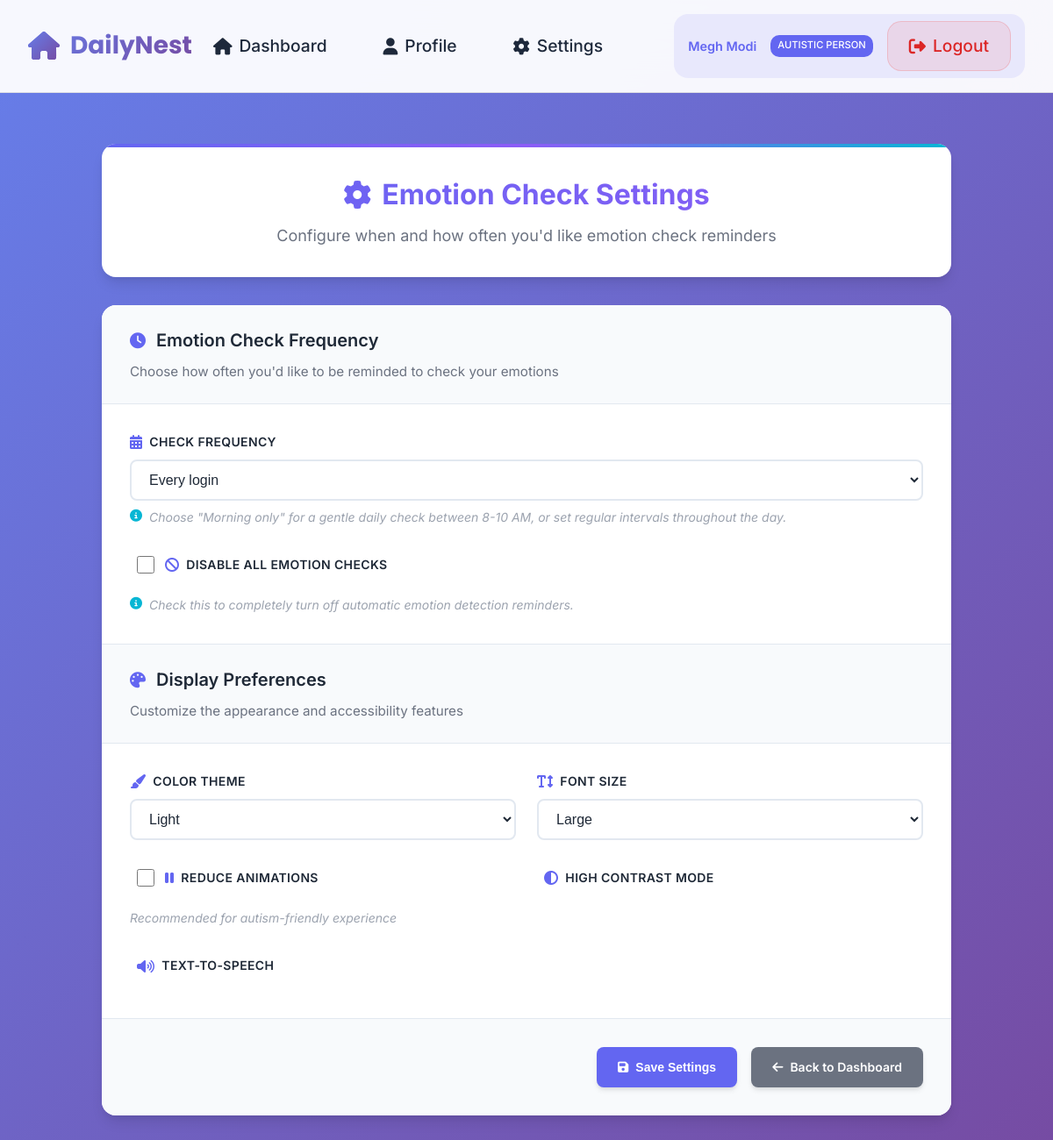
/settings/emotion/ (signed in), run on an earlier commit of the app's database.
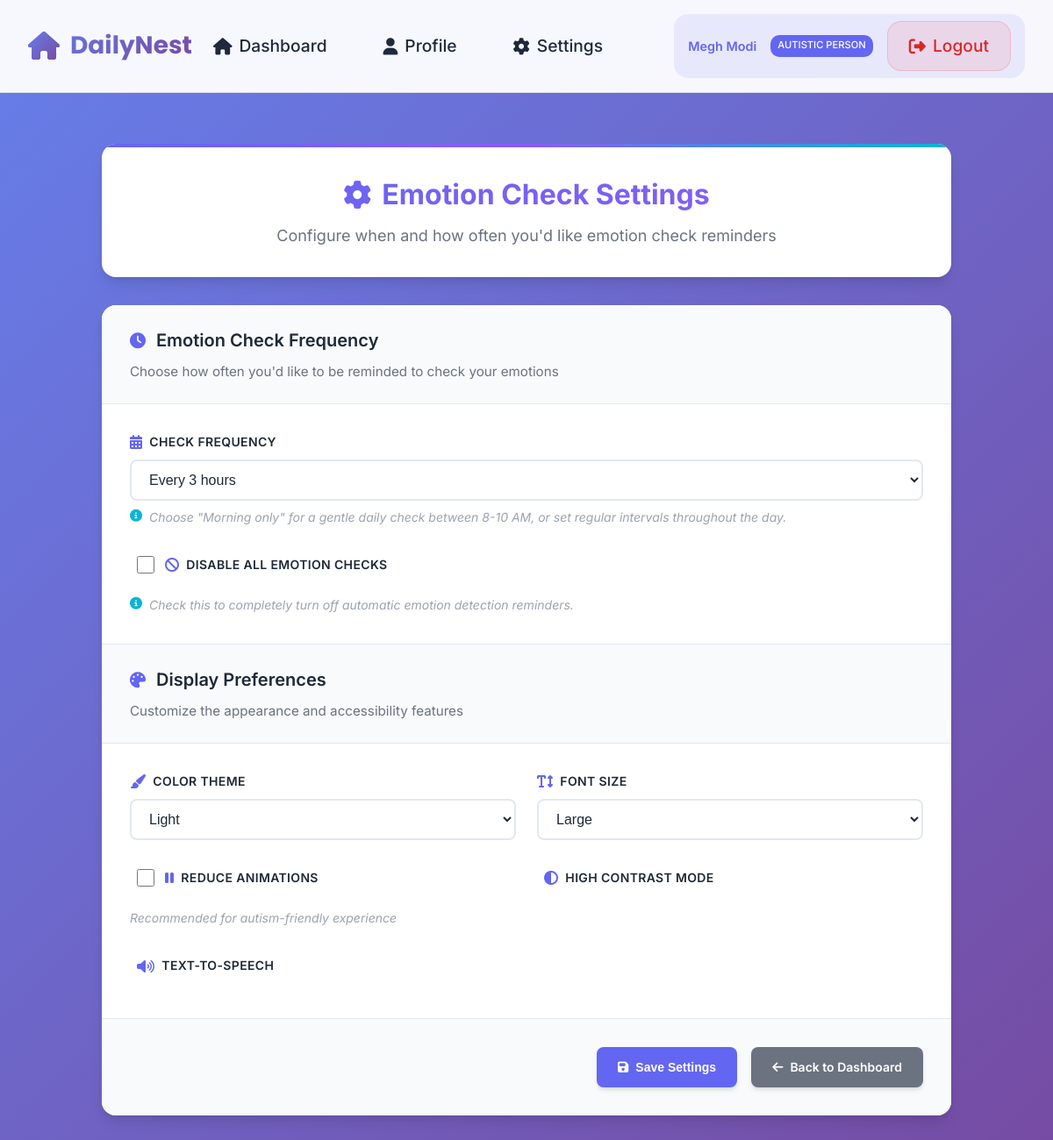
And on a later commit of the database.
### DailyNest/models.py (models this page shows, shortened)
class CustomUser(AbstractUser):
    ROLE_CHOICES = [
        ('admin', 'Admin'),
        ('autistic_person', 'Autistic Person'),
    ]
    name = models.CharField(max_length=150, help_text="Full name of the user")
    email = models.EmailField(unique=True, help_text="Email address for login")
    role = models.CharField(max_length=20, choices=ROLE_CHOICES, default='autistic_person')
    created_at = models.DateTimeField(auto_now_add=True)
    is_email_verified = models.BooleanField(
        default=False,
        help_text="Whether the email has been verified"
    )
    email_verification_token = models.UUIDField(
        default=None,
        null=True,
        blank=True,
        editable=False,
        help_text="Token for email verification"
    )
    email_verification_sent_at = models.DateTimeField(
        null=True,
        blank=True,
        help_text="When the verification email was sent"
    )
    caregiver_pin = models.CharField(max_length=128, blank=True, null=True, help_text="6-digit PIN for caregiver mode access")
    caregiver_mode_enabled = models.BooleanField(default=False, help_text="Whether caregiver mode is set up")
    phone = models.CharField(max_length=20, blank=True, null=True, help_text="Phone number")
    date_of_birth = models.DateField(blank=True, null=True, help_text="Date of birth")
    address = models.TextField(blank=True, null=True, help_text="Home address")
    emergency_contact = models.CharField(max_length=150, blank=True, null=True, help_text="Emergency contact name")
    emergency_phone = models.CharField(max_length=20, blank=True, null=True, help_text="Emergency contact phone")
    bio = models.TextField(blank=True, null=True, help_text="Personal bio or notes")
    profile_picture = models.ImageField(upload_to='profile_pics/', blank=True, null=True, help_text="Profile picture")
    USERNAME_FIELD = 'email'
    REQUIRED_FIELDS = ['username', 'name']

class UserPreference(models.Model):
    THEME_CHOICES = [
        ('light', 'Light'),
        ('dark', 'Dark'),
        ('high-contrast', 'High Contrast'),
    ]
    FONT_SIZE_CHOICES = [
        ('small', 'Small'),
        ('medium', 'Medium'),
        ('large', 'Large'),
    ]
    EMOTION_CHECK_INTERVALS = [
        (0, 'Disabled'),
        (3, 'Every 3 hours'),
        (6, 'Every 6 hours'),
        (12, 'Every 12 hours'),
        (24, 'Daily'),
        (-1, 'Morning only (8-10 AM)'),
        (-2, 'Every login'),
    ]
    user = models.OneToOneField('CustomUser', on_delete=models.CASCADE, related_name='preferences')
    theme = models.CharField(max_length=20, choices=THEME_CHOICES, default='light')
    font_size = models.CharField(max_length=10, choices=FONT_SIZE_CHOICES, default='medium')
    reduce_animations = models.BooleanField(default=True)
    high_contrast_mode = models.BooleanField(default=False)
    text_to_speech = models.BooleanField(default=False)
    emotion_check_interval = models.IntegerField(
        choices=EMOTION_CHECK_INTERVALS,
        default=24,
        help_text="How often to prompt for emotion check"
    )
    skip_emotion_checks = models.BooleanField(
        default=False,
        help_text="Skip automatic emotion checks"
    )
    last_emotion_check = models.DateTimeField(
        null=True,
        blank=True,
        help_text="Last time emotion was checked"
    )
    created_at = models.DateTimeField(auto_now_add=True)
    updated_at = models.DateTimeField(auto_now=True)
    class Meta:
        verbose_name = 'User Preference'
        verbose_name_plural = 'User Preferences'

### DailyNest/views.py (the view)
# urls.py: path('settings/emotion/', views.emotion_settings, name='emotion_settings'),
@login_required
def emotion_settings(request):
    preference, created = UserPreference.objects.get_or_create(user=request.user)
    if request.method == 'POST':
        form = UserPreferenceForm(request.POST, instance=preference)
        if form.is_valid():
            form.save()
            messages.success(request, 'Your emotion check settings have been updated successfully!')
            return redirect('emotion_settings')
    else:
        form = UserPreferenceForm(instance=preference)
    return render(request, 'settings/emotion_settings.html', {
        'form': form,
        'preference': preference
    })

### DailyNest/forms.py
class UserPreferenceForm(forms.ModelForm):
    class Meta:
        model = UserPreference
        fields = ['theme', 'font_size', 'reduce_animations', 'emotion_check_interval', 'skip_emotion_checks']
        widgets = {
            'theme': forms.Select(attrs={'class': 'form-select'}),
            'font_size': forms.Select(attrs={'class': 'form-select'}),
            'reduce_animations': forms.CheckboxInput(attrs={'class': 'form-check-input'}),
            'emotion_check_interval': forms.Select(attrs={'class': 'form-select'}),
            'skip_emotion_checks': forms.CheckboxInput(attrs={'class': 'form-check-input'}),
        }
    def __init__(self, *args, **kwargs):
        super().__init__(*args, **kwargs)
        self.fields['emotion_check_interval'].help_text = 'How often to prompt for emotion checks'

### DailyNest/templates/settings/emotion_settings.html (shortened to what this page needs)
{% extends 'base.html' %}
{% block content %}
<div class="settings-container">
    <div class="settings-header">
        <h1><i class="fas fa-cog"></i> Emotion Check Settings</h1>
        <p>Configure when and how often you'd like emotion check reminders</p>
    </div>
    <div class="settings-form-container">
        <form method="post" class="settings-form">
            <div class="form-section">
                <div class="section-header">
                    <h3><i class="fas fa-clock"></i> Emotion Check Frequency</h3>
                    <p>Choose how often you'd like to be reminded to check your emotions</p>
                </div>
                <div class="form-grid">
                    <div class="form-group full-width">
                        <label for="{{ form.emotion_check_interval.id_for_label }}" class="form-label">
                            <i class="fas fa-calendar-alt"></i>Check Frequency
                        </label>
                        <div class="input-wrapper">
                            {{ form.emotion_check_interval }}
                        </div>
                        <div class="help-text">
                            <i class="fas fa-info-circle"></i>
                            <span>Choose "Morning only" for a gentle daily check between 8-10 AM, or set regular intervals throughout the day.</span>
                        </div>
                    </div>
                    <div class="form-group full-width">
                        <div class="checkbox-wrapper">
                            {{ form.skip_emotion_checks }}
                            <label for="{{ form.skip_emotion_checks.id_for_label }}" class="checkbox-label">
                                <i class="fas fa-ban"></i>Disable all emotion checks
                            </label>
                        </div>
                        <div class="help-text">
                            <i class="fas fa-info-circle"></i>
                            <span>Check this to completely turn off automatic emotion detection reminders.</span>
                        </div>
                    </div>
                </div>
            </div>
            <div class="form-section">
                <div class="section-header">
                    <h3><i class="fas fa-palette"></i> Display Preferences</h3>
                    <p>Customize the appearance and accessibility features</p>
                </div>
                <div class="form-grid">
                    <div class="form-group">
                        <label for="{{ form.theme.id_for_label }}" class="form-label">
                            <i class="fas fa-paint-brush"></i>Color Theme
                        </label>
                        <div class="input-wrapper">
                            {{ form.theme }}
                        </div>
                    </div>
                    <div class="form-group">
                        <label for="{{ form.font_size.id_for_label }}" class="form-label">
                            <i class="fas fa-text-height"></i>Font Size
                        </label>
                        <div class="input-wrapper">
                            {{ form.font_size }}
                        </div>
                    </div>
                    <div class="form-group">
                        <div class="checkbox-wrapper">
                            {{ form.reduce_animations }}
                            <label for="{{ form.reduce_animations.id_for_label }}" class="checkbox-label">
                                <i class="fas fa-pause"></i>Reduce Animations
                            </label>
                        </div>
                        <div class="help-text">
                            <span>Recommended for autism-friendly experience</span>
                        </div>
                    </div>
                    <div class="form-group">
                        <div class="checkbox-wrapper">
                            <label for="{{ form.high_contrast_mode.id_for_label }}" class="checkbox-label">
                                <i class="fas fa-adjust"></i>High Contrast Mode
                            </label>
                        </div>
                    </div>
                    <div class="form-group">
                        <div class="checkbox-wrapper">
                            <label for="{{ form.text_to_speech.id_for_label }}" class="checkbox-label">
                                <i class="fas fa-volume-up"></i>Text-to-Speech
                            </label>
                        </div>
                    </div>
                </div>
            </div>
            <div class="form-actions">
                <button type="submit" class="btn btn-primary">
                    <i class="fas fa-save"></i>
                    <span>Save Settings</span>
                </button>
                <a href="{% url 'dashboard' %}" class="btn btn-secondary">
                    <i class="fas fa-arrow-left"></i>
                    <span>Back to Dashboard</span>
                </a>
            </div>
        </form>
    </div>
</div>
{% endblock %}

### DailyNest/templates/base.html (shortened to what this page needs)
{% load static %}
<!DOCTYPE html>
<html lang="en">
<head>
    <link rel="stylesheet" href="https://cdnjs.cloudflare.com/ajax/libs/font-awesome/6.4.0/css/all.min.css">
</head>
<body data-theme="light" data-font-size="medium" data-reduce-animations="false">
    <nav class="navbar">
        <a href="/" class="navbar-brand">
            <i class="fas fa-home"></i>
            DailyNest
        </a>
        <div class="navbar-links">
            {% if user.is_authenticated %}
                <a href="/" class="nav-link">
                    <i class="fas fa-home"></i>
                    <span>Dashboard</span>
                </a>
                <a href="{% url 'profile' %}" class="nav-link">
                    <i class="fas fa-user"></i>
                    <span>Profile</span>
                </a>
                <a href="{% url 'emotion_settings' %}" class="nav-link">
                    <i class="fas fa-cog"></i>
                    <span>Settings</span>
                </a>
                <div class="user-menu">
                    <span class="user-greeting">{{ user.name }}</span>
                    <div class="user-role-badge">{{ user.get_role_display }}</div>
                    <a href="{% url 'logout' %}" class="nav-link logout-link">
                        <i class="fas fa-sign-out-alt"></i>
                        <span>Logout</span>
                    </a>
                </div>
            {% endif %}
        </div>
    </nav>
    <main class="main-content">
        <div class="container">
            {% block content %}{% endblock %}
        </div>
    </main>
</body>
</html>

### DailyNest/templates/base.html (style rules this page uses)
:root { --primary-gradient: linear-gradient(135deg, #667eea 0%, #764ba2 100%); --secondary-gradient: linear-gradient(135deg, #f093fb 0%, #f5576c 100%); --accent-gradient: linear-gradient(135deg, #4facfe 0%, #00f2fe 100%); --calm-blue: #6366f1; --soft-green: #10b981; --gentle-purple: #8b5cf6; --warm-orange: #f59e0b; --soothing-teal: #06b6d4; --bg-light: #f8fafc; --bg-dark: #0f172a; --surface-light: #ffffff; --surface-dark: #1e293b; --text-light: #1e293b; --text-dark: #f1f5f9; --focus-ring: 0 0 0 3px rgba(99, 102, 241, 0.3); --border-radius: 16px; --border-radius-lg: 24px; --transition: all 0.3s cubic-bezier(0.4, 0, 0.2, 1); --shadow-sm: 0 1px 2px 0 rgba(0, 0, 0, 0.05); --shadow-md: 0 4px 6px -1px rgba(0, 0, 0, 0.1), 0 2px 4px -1px rgba(0, 0, 0, 0.06); --shadow-lg: 0 10px 15px -3px rgba(0, 0, 0, 0.1), 0 4px 6px -2px rgba(0, 0, 0, 0.05); --shadow-xl: 0 20px 25px -5px rgba(0, 0, 0, 0.1), 0 10px 10px -5px rgba(0, 0, 0, 0.04); }
* { margin: 0; padding: 0; box-sizing: border-box; }
body { font-family: 'Inter', -apple-system, BlinkMacSystemFont, 'Segoe UI', Roboto, sans-serif; line-height: 1.6; color: var(--text-light); background: var(--bg-light); transition: var(--transition); overflow-x: hidden; }
body[data-font-size="medium"] { font-size: 16px; }
.navbar { position: fixed; top: 0; left: 0; right: 0; z-index: 1000; background: rgba(255, 255, 255, 0.95); backdrop-filter: blur(20px); border-bottom: 1px solid rgba(0, 0, 0, 0.1); padding: 1rem 2rem; display: flex; justify-content: space-between; align-items: center; transition: var(--transition); }
.navbar-brand { font-family: 'Poppins', sans-serif; font-size: 1.75rem; font-weight: 700; background: var(--primary-gradient); -webkit-background-clip: text; -webkit-text-fill-color: transparent; background-clip: text; display: flex; align-items: center; gap: 0.75rem; text-decoration: none; }
.navbar-brand i { background: var(--primary-gradient); -webkit-background-clip: text; -webkit-text-fill-color: transparent; background-clip: text; font-size: 2rem; }
.navbar-links { display: flex; gap: 1rem; align-items: center; flex: 1; justify-content: flex-end; }
.nav-link { text-decoration: none; color: var(--text-light); font-weight: 500; padding: 0.75rem 1.5rem; border-radius: var(--border-radius); display: flex; align-items: center; gap: 0.5rem; transition: var(--transition); position: relative; overflow: hidden; }
.nav-link::before { content: ''; position: absolute; top: 0; left: -100%; width: 100%; height: 100%; background: var(--primary-gradient); transition: var(--transition); z-index: -1; }
.user-menu { display: flex; align-items: center; gap: 1rem; padding: 0.5rem 1rem; background: rgba(99, 102, 241, 0.1); border-radius: var(--border-radius); margin-left: auto; }
.user-greeting { font-weight: 600; font-size: 0.9rem; color: var(--calm-blue); }
.user-role-badge { font-size: 0.7rem; padding: 0.2rem 0.5rem; background: var(--calm-blue); color: white; border-radius: 10px; text-transform: uppercase; font-weight: 500; white-space: nowrap; }
.logout-link { background: rgba(239, 68, 68, 0.1); color: #dc2626 !important; border: 1px solid rgba(239, 68, 68, 0.2); }
.checkbox-wrapper { display: flex; align-items: center; gap: 0.75rem; cursor: pointer; padding: 0.5rem; border-radius: var(--border-radius); transition: var(--transition); }
.checkbox-wrapper input[type="checkbox"] { width: 20px; height: 20px; accent-color: var(--calm-blue); cursor: pointer; }
.main-content { margin-top: 100px; min-height: calc(100vh - 100px); padding: 2rem; }
.container { max-width: 1200px; margin: 0 auto; }
.btn { padding: 1rem 2rem; border: none; border-radius: var(--border-radius); font-weight: 600; font-size: 1rem; cursor: pointer; transition: var(--transition); display: inline-flex; align-items: center; gap: 0.5rem; text-decoration: none; position: relative; overflow: hidden; }
.btn-primary { background: var(--primary-gradient); color: white; box-shadow: var(--shadow-md); }
.btn-secondary { background: var(--secondary-gradient); color: white; box-shadow: var(--shadow-md); }

What changed in the data, as far as the page shows it:
changed UserPreference "Light": emotion_check_interval "Every login" → "Every 3 hours"
